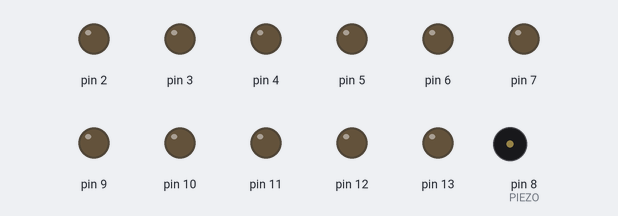
This sketch was run on a simulated Arduino Uno, built with avr-gcc and run on an emulated ATmega328P. Parts: output pins drawn as LEDs (lit = HIGH), buzzer (waves = sounding).

Above: at 0.1 s.
At 0.6 s:
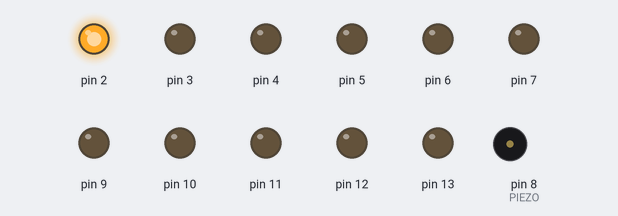
At 1.2 s:
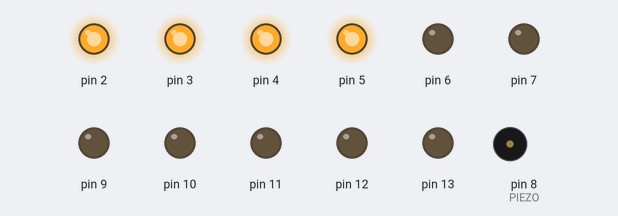
At 2.3 s:
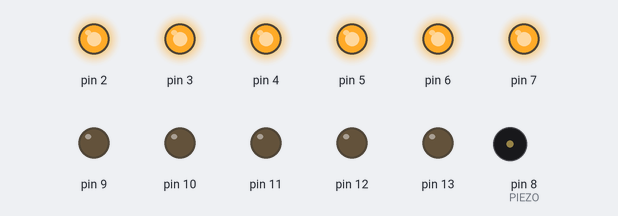
At 19.35 s:
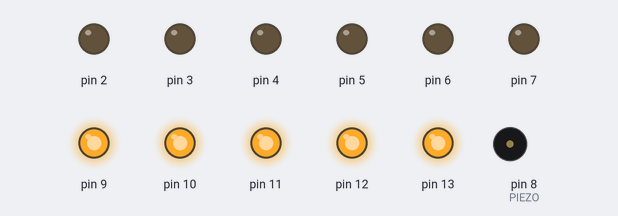
At 36.8 s:
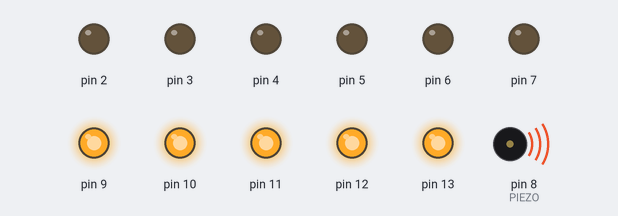
Timing chart, 0 to 40.0 s (numbered marks = the images above):
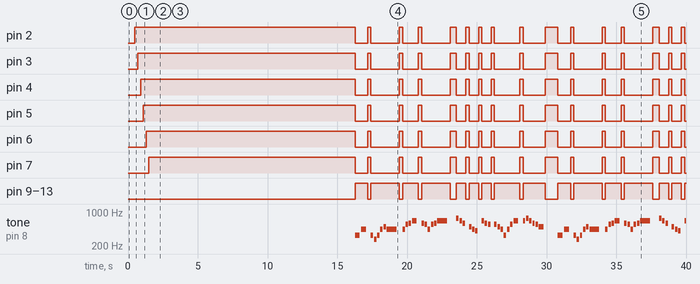

Measured:
- by itself, pin 2: LOW → HIGH at 0.50 s, → LOW 15.8 s later, → HIGH 0.91 s later, → LOW 0.23 s later, … (32 changes in this stretch)
- by itself, pin 3: LOW → HIGH at 0.70 s, → LOW 15.6 s later, → HIGH 0.91 s later, → LOW 0.23 s later, … (32 changes in this stretch)
- by itself, pin 4: LOW → HIGH at 0.90 s, → LOW 15.4 s later, → HIGH 0.91 s later, → LOW 0.23 s later, … (32 changes in this stretch)
- by itself, pin 5: LOW → HIGH at 1.1 s, → LOW 15.2 s later, → HIGH 0.91 s later, → LOW 0.23 s later, … (32 changes in this stretch)
- by itself, pin 6: LOW → HIGH at 1.3 s, → LOW 15.0 s later, → HIGH 0.91 s later, → LOW 0.23 s later, … (32 changes in this stretch)
- by itself, pin 7: LOW → HIGH at 1.5 s, → LOW 14.8 s later, → HIGH 0.91 s later, → LOW 0.23 s later, … (32 changes in this stretch)
- by itself, pin 9–13: LOW → HIGH at 16.3 s, → LOW 0.91 s later, → HIGH 0.23 s later, → LOW 2.0 s later, … (31 changes in this stretch)
- by itself, tone on pin 8 (PIEZO): plays 330 Hz for 0.35 s, 440 Hz for 0.35 s, 330 Hz for 0.18 s, 277 Hz for 0.18 s, 330 Hz for 0.18 s, 440 Hz for 0.18 s … (65 notes in this stretch)

The sketch:

Tanggal31Vocal.ino
```cpp
/*
 * This code will play a melody for Malaysia Merdeka song titled Tanggal 31
 * https://www.youtube.com/watch?v=XqlTlmlVmVI using Maker Uno.
 *
 * Maker Uno: https://www.cytron.io/p-maker-uno
 *
 * Created by:
 * 21 Aug 2018   Idris   Cytron Technologies
 */

#include "pitches.h"

#define PIEZO 8
#define TEMPO 700

int pin = 0;

int melody[] = {
  0, 0, 0, 0, 0, 0, 0, 0,
  0, 0, 0, 0, 0, 0, 0, 0,
  0, 0, 0, 0, 0, 0, 0, 0,
  0, 0, 0, 0, 0, 0, 0,

  NOTE_E4, NOTE_A4, 0, NOTE_E4, NOTE_CS4, NOTE_E4, NOTE_A4, NOTE_B4, NOTE_A4, 0,
  NOTE_A4, NOTE_CS5, NOTE_D5, NOTE_E5, 0, NOTE_D5, NOTE_CS5, NOTE_A4, NOTE_CS5, NOTE_D5, NOTE_E5, 0,
  NOTE_FS5, NOTE_E5, NOTE_D5, 0, NOTE_B4, NOTE_A4, NOTE_GS4, 0,
  NOTE_E5, NOTE_D5, NOTE_CS5, 0, NOTE_CS5, NOTE_B4, NOTE_A4,
  NOTE_E4, NOTE_A4, NOTE_CS5, NOTE_E5, 0, NOTE_E5, NOTE_FS5, NOTE_E5, NOTE_D5, NOTE_CS5, NOTE_B4, 0,

  NOTE_E4, NOTE_A4, 0, NOTE_E4, NOTE_CS4, NOTE_E4, NOTE_A4, NOTE_B4, NOTE_A4, 0,
  NOTE_A4, NOTE_CS5, NOTE_D5, NOTE_E5, 0, NOTE_D5, NOTE_CS5, NOTE_A4, NOTE_CS5, NOTE_D5, NOTE_E5, 0,
  NOTE_FS5, NOTE_E5, NOTE_D5, 0, NOTE_B4, NOTE_A4, NOTE_GS4, 0,
  NOTE_E5, NOTE_D5, NOTE_CS5, 0, NOTE_CS5, NOTE_B4, NOTE_A4,
  NOTE_E4, NOTE_A4, NOTE_CS5, NOTE_E5, 0, NOTE_E5, NOTE_FS5, NOTE_E5, NOTE_CS5, NOTE_GS4, NOTE_A4, 0, 0,

  NOTE_A4, NOTE_CS5, NOTE_E5, NOTE_A5, NOTE_A5, NOTE_A5, NOTE_A5, NOTE_GS5, NOTE_FS5, NOTE_E5, NOTE_D5, NOTE_CS5, 0, 0,
  NOTE_E5, NOTE_E5, NOTE_E5, NOTE_DS5, NOTE_DS5, NOTE_DS5, NOTE_DS5, NOTE_DS5, NOTE_DS5, NOTE_CS5, NOTE_DS5, NOTE_E5,
  NOTE_B5, 0, NOTE_B5, NOTE_B5,

  NOTE_A4, NOTE_A4, NOTE_GS4, NOTE_FS4, NOTE_E4, NOTE_FS4, NOTE_GS4, NOTE_A4, 0,
  NOTE_B4, NOTE_D5, NOTE_D5, NOTE_B4, NOTE_D5, NOTE_CS5, NOTE_A4, NOTE_CS5, NOTE_D5, NOTE_E5, 0,
  NOTE_E5, NOTE_E5, NOTE_FS5, NOTE_E5, NOTE_CS5, NOTE_GS4, NOTE_A4, 0,

  NOTE_E5, 0, NOTE_E5, NOTE_FS5, 0, NOTE_FS5, 0, NOTE_FS5, NOTE_F5, 0, NOTE_F5, 0, NOTE_F5, NOTE_E5, 0,
  0, NOTE_A5, 0, NOTE_A5, NOTE_A5, 0, 0,
};

int noteDurations[] = {
  2, 2, 2, 2, 2, 2, 2, 2,
  2, 2, 2, 2, 2, 2, 2, 2,
  2, 2, 2, 2, 2, 2, 2, 2,
  2, 2, 2, 2, 2, 2, 2,

  2, 2, 4, 4, 4, 4, 4, 4, 1, 4,
  4, 4, 4, 2, 4, 4, 4, 4, 4, 4, 1, 2,
  4, 4, 4, 4, 4, 4, 4, 4,
  4, 4, 4, 4, 4, 4, 4,
  4, 4, 4, 2, 4, 4, 4, 4, 4, 4, 2, 1,

  2, 2, 4, 4, 4, 4, 4, 4, 1, 4,
  4, 4, 4, 2, 4, 4, 4, 4, 4, 4, 1, 2,
  4, 4, 4, 4, 4, 4, 4, 4,
  4, 4, 4, 4, 4, 4, 4,
  4, 4, 4, 2, 4, 4, 4, 4, 4, 4, 2, 2, 4,

  4, 4, 4, 4, 4, 4, 4, 4, 4, 4, 4, 2, 2, 4,
  4, 4, 4, 4, 4, 4, 4, 4, 4, 4, 4, 2,
  4, 8, 8, 4,

  4, 4, 4, 4, 4, 4, 4, 2, 4,
  4, 4, 4, 4, 4, 4, 4, 4, 4, 2, 4,
  8, 8, 4, 4, 4, 4, 2, 1,

  4, 8, 8, 1, 2, 4, 8, 8, 1, 2, 4, 8, 8, 1, 1,
  2, 4, 8, 8, 1, 2, 2,
};

void setup()
{
  for (pin = 2; pin < 14; pin++) {
    pinMode(pin, OUTPUT);
  }
}

void loop()
{
  delay(500);

  for (pin = 2; pin < 8; pin++) {
    digitalWrite(pin, HIGH);
    delay(200);
  }

  delay(500);

  for (int thisNote = 0; thisNote < 210; thisNote++) {
    int noteDuration = TEMPO / noteDurations[thisNote];
    tone(PIEZO, melody[thisNote], noteDuration);

    if (melody[thisNote] == 0) {
      LEDs(LOW);
    }
    else {
      LEDs(HIGH);
    }

    int pauseBetweenNotes = noteDuration * 1.30;
    delay(pauseBetweenNotes);

    noTone(PIEZO);
  }

  LEDs(LOW);

  delay(500);

  for (pin = 7; pin > 1; pin--) {
    digitalWrite(pin, LOW);
    delay(200);
  }
}

void LEDs(boolean ledArray)
{
  if (ledArray == HIGH) {
    for (pin = 2; pin < 8; pin++) {
      digitalWrite(pin, LOW);
    }
    for (pin = 9; pin < 14; pin++) {
      digitalWrite(pin, HIGH);
    }
  }
  else {
    for (pin = 2; pin < 8; pin++) {
      digitalWrite(pin, HIGH);
    }
    for (pin = 9; pin < 14; pin++) {
      digitalWrite(pin, LOW);
    }
  }
}
```

pitches.h
```cpp
/*************************************************
 * Public Constants
 *************************************************/

#define NOTE_B0  31
#define NOTE_C1  33
#define NOTE_CS1 35
#define NOTE_D1  37
#define NOTE_DS1 39
#define NOTE_E1  41
#define NOTE_F1  44
#define NOTE_FS1 46
#define NOTE_G1  49
#define NOTE_GS1 52
#define NOTE_A1  55
#define NOTE_AS1 58
#define NOTE_B1  62
#define NOTE_C2  65
#define NOTE_CS2 69
#define NOTE_D2  73
#define NOTE_DS2 78
#define NOTE_E2  82
#define NOTE_F2  87
#define NOTE_FS2 93
#define NOTE_G2  98
#define NOTE_GS2 104
#define NOTE_A2  110
#define NOTE_AS2 117
#define NOTE_B2  123
#define NOTE_C3  131
#define NOTE_CS3 139
#define NOTE_D3  147
#define NOTE_DS3 156
#define NOTE_E3  165
#define NOTE_F3  175
#define NOTE_FS3 185
#define NOTE_G3  196
#define NOTE_GS3 208
#define NOTE_A3  220
#define NOTE_AS3 233
#define NOTE_B3  247
#define NOTE_C4  262
#define NOTE_CS4 277
#define NOTE_D4  294
#define NOTE_DS4 311
#define NOTE_E4  330
#define NOTE_F4  349
#define NOTE_FS4 370
#define NOTE_G4  392
#define NOTE_GS4 415
#define NOTE_A4  440
#define NOTE_AS4 466
#define NOTE_B4  494
#define NOTE_C5  523
#define NOTE_CS5 554
#define NOTE_D5  587
#define NOTE_DS5 622
#define NOTE_E5  659
#define NOTE_F5  698
#define NOTE_FS5 740
#define NOTE_G5  784
#define NOTE_GS5 831
#define NOTE_A5  880
#define NOTE_AS5 932
#define NOTE_B5  988
#define NOTE_C6  1047
#define NOTE_CS6 1109
#define NOTE_D6  1175
#define NOTE_DS6 1245
#define NOTE_E6  1319
#define NOTE_F6  1397
#define NOTE_FS6 1480
#define NOTE_G6  1568
#define NOTE_GS6 1661
#define NOTE_A6  1760
#define NOTE_AS6 1865
#define NOTE_B6  1976
#define NOTE_C7  2093
#define NOTE_CS7 2217
#define NOTE_D7  2349
#define NOTE_DS7 2489
#define NOTE_E7  2637
#define NOTE_F7  2794
#define NOTE_FS7 2960
#define NOTE_G7  3136
#define NOTE_GS7 3322
#define NOTE_A7  3520
#define NOTE_AS7 3729
#define NOTE_B7  3951
#define NOTE_C8  4186
#define NOTE_CS8 4435
#define NOTE_D8  4699
#define NOTE_DS8 4978
```
